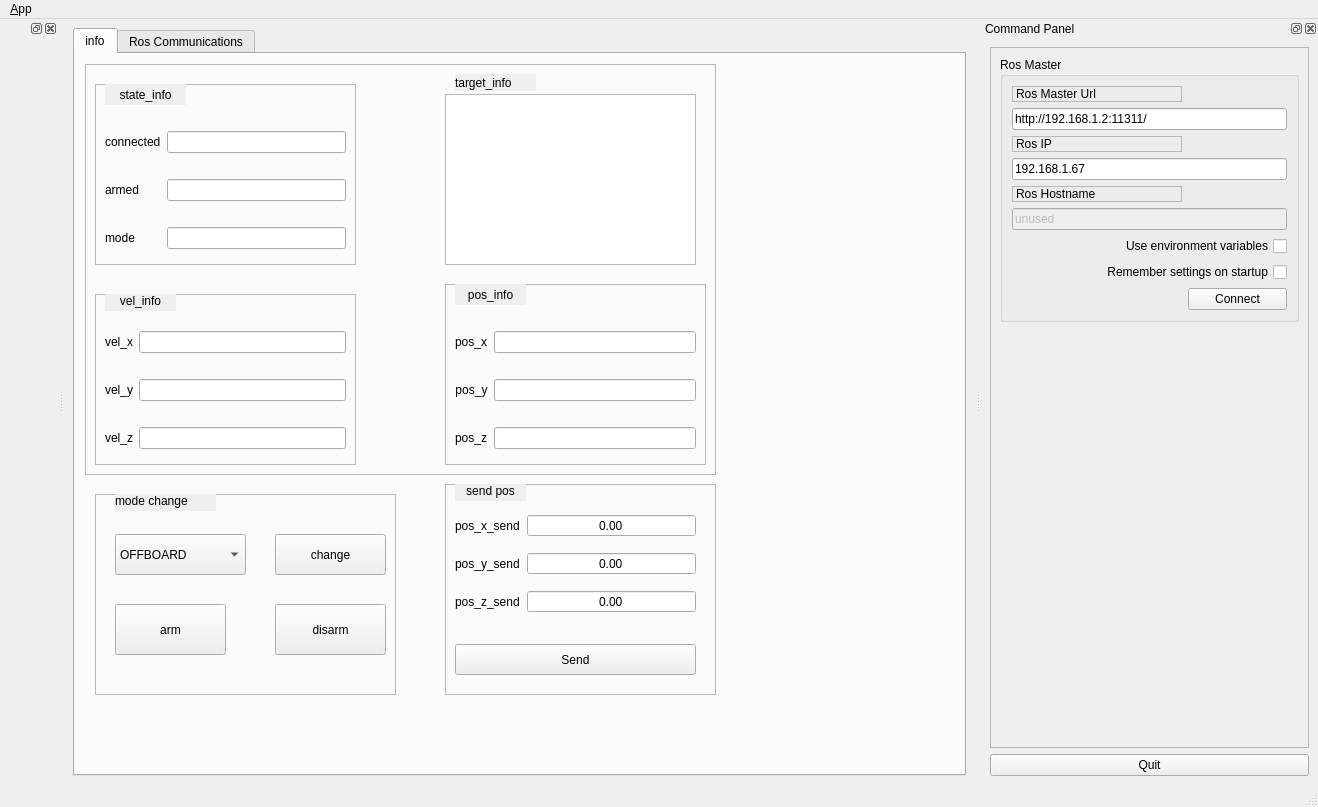
<?xml version="1.0" encoding="UTF-8"?>
<ui version="4.0">
 <class>MainWindowDesign</class>
 <widget class="QMainWindow" name="MainWindowDesign">
  <property name="geometry">
   <rect>
    <x>0</x>
    <y>0</y>
    <width>1318</width>
    <height>807</height>
   </rect>
  </property>
  <property name="windowTitle">
   <string>QRosApp</string>
  </property>
  <property name="windowIcon">
   <iconset>
    <normaloff>:/images/icon.png</normaloff>:/images/icon.png</iconset>
  </property>
  <property name="locale">
   <locale language="English" country="Australia"/>
  </property>
  <widget class="QWidget" name="centralwidget">
   <layout class="QHBoxLayout">
    <item>
     <widget class="QTabWidget" name="tab_manager">
      <property name="minimumSize">
       <size>
        <width>100</width>
        <height>0</height>
       </size>
      </property>
      <property name="locale">
       <locale language="English" country="Australia"/>
      </property>
      <property name="currentIndex">
       <number>0</number>
      </property>
      <widget class="QWidget" name="tab">
       <attribute name="title">
        <string>info</string>
       </attribute>
       <widget class="QFrame" name="frame_2">
        <property name="geometry">
         <rect>
          <x>10</x>
          <y>10</y>
          <width>631</width>
          <height>411</height>
         </rect>
        </property>
        <property name="frameShape">
         <enum>QFrame::StyledPanel</enum>
        </property>
        <property name="frameShadow">
         <enum>QFrame::Raised</enum>
        </property>
        <widget class="QFrame" name="frame_3">
         <property name="geometry">
          <rect>
           <x>360</x>
           <y>220</y>
           <width>261</width>
           <height>181</height>
          </rect>
         </property>
         <property name="frameShape">
          <enum>QFrame::StyledPanel</enum>
         </property>
         <widget class="QWidget" name="formLayoutWidget_2">
          <property name="geometry">
           <rect>
            <x>10</x>
            <y>30</y>
            <width>241</width>
            <height>151</height>
           </rect>
          </property>
          <layout class="QFormLayout" name="formLayout_2">
           <property name="fieldGrowthPolicy">
            <enum>QFormLayout::AllNonFixedFieldsGrow</enum>
           </property>
           <property name="rowWrapPolicy">
            <enum>QFormLayout::DontWrapRows</enum>
           </property>
           <property name="labelAlignment">
            <set>Qt::AlignJustify|Qt::AlignVCenter</set>
           </property>
           <property name="formAlignment">
            <set>Qt::AlignCenter</set>
           </property>
           <property name="horizontalSpacing">
            <number>6</number>
           </property>
           <property name="verticalSpacing">
            <number>26</number>
           </property>
           <item row="0" column="0">
            <widget class="QLabel" name="label_7">
             <property name="text">
              <string>pos_x</string>
             </property>
            </widget>
           </item>
           <item row="0" column="1">
            <widget class="QLineEdit" name="line_pos_x">
             <property name="alignment">
              <set>Qt::AlignCenter</set>
             </property>
             <property name="readOnly">
              <bool>true</bool>
             </property>
            </widget>
           </item>
           <item row="1" column="0">
            <widget class="QLabel" name="label_8">
             <property name="text">
              <string>pos_y</string>
             </property>
             <property name="alignment">
              <set>Qt::AlignCenter</set>
             </property>
            </widget>
           </item>
           <item row="1" column="1">
            <widget class="QLineEdit" name="line_pos_y">
             <property name="alignment">
              <set>Qt::AlignCenter</set>
             </property>
             <property name="readOnly">
              <bool>true</bool>
             </property>
            </widget>
           </item>
           <item row="2" column="0">
            <widget class="QLabel" name="label_9">
             <property name="text">
              <string>pos_z</string>
             </property>
            </widget>
           </item>
           <item row="2" column="1">
            <widget class="QLineEdit" name="line_pos_z">
             <property name="alignment">
              <set>Qt::AlignCenter</set>
             </property>
             <property name="readOnly">
              <bool>true</bool>
             </property>
            </widget>
           </item>
          </layout>
         </widget>
         <widget class="QLabel" name="label_19">
          <property name="geometry">
           <rect>
            <x>10</x>
            <y>0</y>
            <width>71</width>
            <height>21</height>
           </rect>
          </property>
          <property name="autoFillBackground">
           <bool>true</bool>
          </property>
          <property name="text">
           <string>pos_info</string>
          </property>
          <property name="alignment">
           <set>Qt::AlignCenter</set>
          </property>
         </widget>
        </widget>
        <widget class="QFrame" name="frame_4">
         <property name="geometry">
          <rect>
           <x>10</x>
           <y>20</y>
           <width>261</width>
           <height>181</height>
          </rect>
         </property>
         <property name="frameShape">
          <enum>QFrame::StyledPanel</enum>
         </property>
         <widget class="QWidget" name="formLayoutWidget_3">
          <property name="geometry">
           <rect>
            <x>10</x>
            <y>30</y>
            <width>241</width>
            <height>151</height>
           </rect>
          </property>
          <layout class="QFormLayout" name="formLayout_3">
           <property name="fieldGrowthPolicy">
            <enum>QFormLayout::AllNonFixedFieldsGrow</enum>
           </property>
           <property name="rowWrapPolicy">
            <enum>QFormLayout::DontWrapRows</enum>
           </property>
           <property name="labelAlignment">
            <set>Qt::AlignJustify|Qt::AlignVCenter</set>
           </property>
           <property name="formAlignment">
            <set>Qt::AlignCenter</set>
           </property>
           <property name="horizontalSpacing">
            <number>6</number>
           </property>
           <property name="verticalSpacing">
            <number>26</number>
           </property>
           <item row="0" column="0">
            <widget class="QLabel" name="label_10">
             <property name="text">
              <string>connected</string>
             </property>
            </widget>
           </item>
           <item row="0" column="1">
            <widget class="QLineEdit" name="line_connected">
             <property name="alignment">
              <set>Qt::AlignCenter</set>
             </property>
             <property name="readOnly">
              <bool>true</bool>
             </property>
            </widget>
           </item>
           <item row="1" column="0">
            <widget class="QLabel" name="label_11">
             <property name="text">
              <string>armed</string>
             </property>
             <property name="alignment">
              <set>Qt::AlignCenter</set>
             </property>
            </widget>
           </item>
           <item row="1" column="1">
            <widget class="QLineEdit" name="line_armed">
             <property name="alignment">
              <set>Qt::AlignCenter</set>
             </property>
             <property name="readOnly">
              <bool>true</bool>
             </property>
            </widget>
           </item>
           <item row="2" column="0">
            <widget class="QLabel" name="label_12">
             <property name="text">
              <string>mode</string>
             </property>
            </widget>
           </item>
           <item row="2" column="1">
            <widget class="QLineEdit" name="line_mode">
             <property name="alignment">
              <set>Qt::AlignCenter</set>
             </property>
             <property name="readOnly">
              <bool>true</bool>
             </property>
            </widget>
           </item>
          </layout>
         </widget>
         <widget class="QLabel" name="label_20">
          <property name="geometry">
           <rect>
            <x>10</x>
            <y>0</y>
            <width>81</width>
            <height>21</height>
           </rect>
          </property>
          <property name="autoFillBackground">
           <bool>true</bool>
          </property>
          <property name="text">
           <string>state_info</string>
          </property>
          <property name="alignment">
           <set>Qt::AlignCenter</set>
          </property>
         </widget>
        </widget>
        <widget class="QFrame" name="frame_5">
         <property name="geometry">
          <rect>
           <x>10</x>
           <y>230</y>
           <width>261</width>
           <height>171</height>
          </rect>
         </property>
         <property name="frameShape">
          <enum>QFrame::StyledPanel</enum>
         </property>
         <property name="frameShadow">
          <enum>QFrame::Raised</enum>
         </property>
         <widget class="QWidget" name="formLayoutWidget">
          <property name="geometry">
           <rect>
            <x>10</x>
            <y>20</y>
            <width>241</width>
            <height>151</height>
           </rect>
          </property>
          <layout class="QFormLayout" name="formLayout">
           <property name="fieldGrowthPolicy">
            <enum>QFormLayout::AllNonFixedFieldsGrow</enum>
           </property>
           <property name="rowWrapPolicy">
            <enum>QFormLayout::DontWrapRows</enum>
           </property>
           <property name="labelAlignment">
            <set>Qt::AlignJustify|Qt::AlignVCenter</set>
           </property>
           <property name="formAlignment">
            <set>Qt::AlignCenter</set>
           </property>
           <property name="horizontalSpacing">
            <number>6</number>
           </property>
           <property name="verticalSpacing">
            <number>26</number>
           </property>
           <item row="0" column="0">
            <widget class="QLabel" name="label_4">
             <property name="text">
              <string>vel_x</string>
             </property>
            </widget>
           </item>
           <item row="0" column="1">
            <widget class="QLineEdit" name="line_vel_x">
             <property name="alignment">
              <set>Qt::AlignCenter</set>
             </property>
             <property name="readOnly">
              <bool>true</bool>
             </property>
            </widget>
           </item>
           <item row="1" column="0">
            <widget class="QLabel" name="label_5">
             <property name="text">
              <string>vel_y</string>
             </property>
             <property name="alignment">
              <set>Qt::AlignCenter</set>
             </property>
            </widget>
           </item>
           <item row="1" column="1">
            <widget class="QLineEdit" name="line_vel_y">
             <property name="alignment">
              <set>Qt::AlignCenter</set>
             </property>
             <property name="readOnly">
              <bool>true</bool>
             </property>
            </widget>
           </item>
           <item row="2" column="0">
            <widget class="QLabel" name="label_6">
             <property name="text">
              <string>vel_z</string>
             </property>
            </widget>
           </item>
           <item row="2" column="1">
            <widget class="QLineEdit" name="line_vel_z">
             <property name="alignment">
              <set>Qt::AlignCenter</set>
             </property>
             <property name="readOnly">
              <bool>true</bool>
             </property>
            </widget>
           </item>
          </layout>
         </widget>
         <widget class="QLabel" name="label_18">
          <property name="geometry">
           <rect>
            <x>10</x>
            <y>-4</y>
            <width>71</width>
            <height>21</height>
           </rect>
          </property>
          <property name="autoFillBackground">
           <bool>true</bool>
          </property>
          <property name="text">
           <string>vel_info</string>
          </property>
          <property name="alignment">
           <set>Qt::AlignCenter</set>
          </property>
         </widget>
        </widget>
        <widget class="QTextEdit" name="text_target_info">
         <property name="geometry">
          <rect>
           <x>360</x>
           <y>30</y>
           <width>251</width>
           <height>171</height>
          </rect>
         </property>
         <property name="font">
          <font>
           <family>Umpush</family>
           <pointsize>14</pointsize>
          </font>
         </property>
         <property name="readOnly">
          <bool>true</bool>
         </property>
        </widget>
        <widget class="QLabel" name="label_21">
         <property name="geometry">
          <rect>
           <x>370</x>
           <y>10</y>
           <width>81</width>
           <height>17</height>
          </rect>
         </property>
         <property name="autoFillBackground">
          <bool>true</bool>
         </property>
         <property name="text">
          <string>target_info</string>
         </property>
        </widget>
       </widget>
       <widget class="QFrame" name="frame_3">
        <property name="geometry">
         <rect>
          <x>370</x>
          <y>430</y>
          <width>271</width>
          <height>211</height>
         </rect>
        </property>
        <property name="frameShape">
         <enum>QFrame::StyledPanel</enum>
        </property>
        <property name="frameShadow">
         <enum>QFrame::Raised</enum>
        </property>
        <widget class="QLabel" name="label_13">
         <property name="geometry">
          <rect>
           <x>10</x>
           <y>-4</y>
           <width>71</width>
           <height>21</height>
          </rect>
         </property>
         <property name="autoFillBackground">
          <bool>true</bool>
         </property>
         <property name="text">
          <string>send pos</string>
         </property>
         <property name="alignment">
          <set>Qt::AlignCenter</set>
         </property>
        </widget>
        <widget class="QWidget" name="formLayoutWidget_4">
         <property name="geometry">
          <rect>
           <x>10</x>
           <y>30</y>
           <width>241</width>
           <height>121</height>
          </rect>
         </property>
         <layout class="QFormLayout" name="formLayout_4">
          <property name="horizontalSpacing">
           <number>7</number>
          </property>
          <property name="verticalSpacing">
           <number>15</number>
          </property>
          <item row="0" column="0">
           <widget class="QLabel" name="label_14">
            <property name="text">
             <string>pos_x_send</string>
            </property>
           </widget>
          </item>
          <item row="1" column="0">
           <widget class="QLabel" name="label_15">
            <property name="text">
             <string>pos_y_send</string>
            </property>
           </widget>
          </item>
          <item row="0" column="1">
           <widget class="QDoubleSpinBox" name="spinbox_pos_x">
            <property name="alignment">
             <set>Qt::AlignCenter</set>
            </property>
            <property name="buttonSymbols">
             <enum>QAbstractSpinBox::NoButtons</enum>
            </property>
            <property name="minimum">
             <double>-99.000000000000000</double>
            </property>
           </widget>
          </item>
          <item row="1" column="1">
           <widget class="QDoubleSpinBox" name="spinbox_pos_y">
            <property name="alignment">
             <set>Qt::AlignCenter</set>
            </property>
            <property name="buttonSymbols">
             <enum>QAbstractSpinBox::NoButtons</enum>
            </property>
            <property name="minimum">
             <double>-99.000000000000000</double>
            </property>
           </widget>
          </item>
          <item row="2" column="1">
           <widget class="QDoubleSpinBox" name="spinbox_pos_z">
            <property name="alignment">
             <set>Qt::AlignCenter</set>
            </property>
            <property name="buttonSymbols">
             <enum>QAbstractSpinBox::NoButtons</enum>
            </property>
            <property name="minimum">
             <double>-99.000000000000000</double>
            </property>
           </widget>
          </item>
          <item row="2" column="0">
           <widget class="QLabel" name="label_16">
            <property name="text">
             <string>pos_z_send</string>
            </property>
           </widget>
          </item>
         </layout>
        </widget>
        <widget class="QPushButton" name="button_control_send_pos">
         <property name="geometry">
          <rect>
           <x>10</x>
           <y>160</y>
           <width>241</width>
           <height>31</height>
          </rect>
         </property>
         <property name="text">
          <string>Send</string>
         </property>
        </widget>
       </widget>
       <widget class="QFrame" name="frame_4">
        <property name="geometry">
         <rect>
          <x>20</x>
          <y>440</y>
          <width>301</width>
          <height>201</height>
         </rect>
        </property>
        <property name="frameShape">
         <enum>QFrame::StyledPanel</enum>
        </property>
        <property name="frameShadow">
         <enum>QFrame::Raised</enum>
        </property>
        <widget class="QPushButton" name="button_arm">
         <property name="geometry">
          <rect>
           <x>20</x>
           <y>110</y>
           <width>111</width>
           <height>51</height>
          </rect>
         </property>
         <property name="text">
          <string>arm</string>
         </property>
        </widget>
        <widget class="QComboBox" name="combox_mode_change">
         <property name="geometry">
          <rect>
           <x>20</x>
           <y>40</y>
           <width>131</width>
           <height>41</height>
          </rect>
         </property>
         <item>
          <property name="text">
           <string>OFFBOARD</string>
          </property>
         </item>
         <item>
          <property name="text">
           <string>AUTO.LOITER</string>
          </property>
         </item>
         <item>
          <property name="text">
           <string>AUTO.LAND</string>
          </property>
         </item>
         <item>
          <property name="text">
           <string>RETURN</string>
          </property>
         </item>
         <item>
          <property name="text">
           <string>AUTO.TAKEOFF</string>
          </property>
         </item>
         <item>
          <property name="text">
           <string>MANUAL</string>
          </property>
         </item>
        </widget>
        <widget class="QPushButton" name="button_mode_change">
         <property name="geometry">
          <rect>
           <x>180</x>
           <y>40</y>
           <width>111</width>
           <height>41</height>
          </rect>
         </property>
         <property name="text">
          <string>change</string>
         </property>
        </widget>
        <widget class="QLabel" name="label_17">
         <property name="geometry">
          <rect>
           <x>20</x>
           <y>-3</y>
           <width>101</width>
           <height>20</height>
          </rect>
         </property>
         <property name="autoFillBackground">
          <bool>true</bool>
         </property>
         <property name="text">
          <string>mode change</string>
         </property>
        </widget>
        <widget class="QPushButton" name="button_disarm">
         <property name="geometry">
          <rect>
           <x>180</x>
           <y>110</y>
           <width>111</width>
           <height>51</height>
          </rect>
         </property>
         <property name="text">
          <string>disarm</string>
         </property>
        </widget>
       </widget>
      </widget>
      <widget class="QWidget" name="tab_status">
       <attribute name="title">
        <string>Ros Communications</string>
       </attribute>
       <layout class="QVBoxLayout" name="verticalLayout_2">
        <item>
         <widget class="QGroupBox" name="groupBox_12">
          <property name="sizePolicy">
           <sizepolicy hsizetype="MinimumExpanding" vsizetype="Preferred">
            <horstretch>0</horstretch>
            <verstretch>0</verstretch>
           </sizepolicy>
          </property>
          <property name="title">
           <string>Logging</string>
          </property>
          <layout class="QGridLayout" name="gridLayout_3">
           <item row="0" column="0">
            <widget class="QListView" name="view_logging"/>
           </item>
          </layout>
         </widget>
        </item>
       </layout>
      </widget>
     </widget>
    </item>
   </layout>
  </widget>
  <widget class="QMenuBar" name="menubar">
   <property name="geometry">
    <rect>
     <x>0</x>
     <y>0</y>
     <width>1318</width>
     <height>28</height>
    </rect>
   </property>
   <widget class="QMenu" name="menu_File">
    <property name="title">
     <string>&amp;App</string>
    </property>
    <addaction name="action_Preferences"/>
    <addaction name="separator"/>
    <addaction name="actionAbout"/>
    <addaction name="actionAbout_Qt"/>
    <addaction name="separator"/>
    <addaction name="action_Quit"/>
   </widget>
   <addaction name="menu_File"/>
  </widget>
  <widget class="QStatusBar" name="statusbar"/>
  <widget class="QDockWidget" name="dock_status">
   <property name="enabled">
    <bool>true</bool>
   </property>
   <property name="sizePolicy">
    <sizepolicy hsizetype="Minimum" vsizetype="Preferred">
     <horstretch>0</horstretch>
     <verstretch>0</verstretch>
    </sizepolicy>
   </property>
   <property name="minimumSize">
    <size>
     <width>337</width>
     <height>389</height>
    </size>
   </property>
   <property name="floating">
    <bool>false</bool>
   </property>
   <property name="features">
    <set>QDockWidget::AllDockWidgetFeatures</set>
   </property>
   <property name="allowedAreas">
    <set>Qt::LeftDockWidgetArea|Qt::RightDockWidgetArea</set>
   </property>
   <property name="windowTitle">
    <string>Command Panel</string>
   </property>
   <attribute name="dockWidgetArea">
    <number>2</number>
   </attribute>
   <widget class="QWidget" name="dockWidgetContents_2">
    <layout class="QVBoxLayout" name="verticalLayout">
     <item>
      <widget class="QFrame" name="frame">
       <property name="sizePolicy">
        <sizepolicy hsizetype="Minimum" vsizetype="Preferred">
         <horstretch>0</horstretch>
         <verstretch>0</verstretch>
        </sizepolicy>
       </property>
       <property name="frameShape">
        <enum>QFrame::StyledPanel</enum>
       </property>
       <property name="frameShadow">
        <enum>QFrame::Raised</enum>
       </property>
       <layout class="QVBoxLayout" name="verticalLayout_3">
        <item>
         <widget class="QGroupBox" name="groupBox">
          <property name="title">
           <string>Ros Master</string>
          </property>
          <layout class="QGridLayout" name="gridLayout">
           <item row="0" column="0">
            <widget class="QLabel" name="label">
             <property name="frameShape">
              <enum>QFrame::StyledPanel</enum>
             </property>
             <property name="frameShadow">
              <enum>QFrame::Raised</enum>
             </property>
             <property name="text">
              <string>Ros Master Url</string>
             </property>
            </widget>
           </item>
           <item row="1" column="0" colspan="2">
            <widget class="QLineEdit" name="line_edit_master">
             <property name="text">
              <string>http://192.168.1.2:11311/</string>
             </property>
            </widget>
           </item>
           <item row="2" column="0">
            <widget class="QLabel" name="label_2">
             <property name="frameShape">
              <enum>QFrame::StyledPanel</enum>
             </property>
             <property name="frameShadow">
              <enum>QFrame::Raised</enum>
             </property>
             <property name="text">
              <string>Ros IP</string>
             </property>
            </widget>
           </item>
           <item row="3" column="0" colspan="2">
            <widget class="QLineEdit" name="line_edit_host">
             <property name="text">
              <string>192.168.1.67</string>
             </property>
            </widget>
           </item>
           <item row="4" column="0">
            <widget class="QLabel" name="label_3">
             <property name="frameShape">
              <enum>QFrame::StyledPanel</enum>
             </property>
             <property name="frameShadow">
              <enum>QFrame::Raised</enum>
             </property>
             <property name="text">
              <string>Ros Hostname</string>
             </property>
            </widget>
           </item>
           <item row="5" column="0" colspan="2">
            <widget class="QLineEdit" name="line_edit_topic">
             <property name="enabled">
              <bool>false</bool>
             </property>
             <property name="text">
              <string>unused</string>
             </property>
            </widget>
           </item>
           <item row="6" column="0" colspan="2">
            <widget class="QCheckBox" name="checkbox_use_environment">
             <property name="layoutDirection">
              <enum>Qt::RightToLeft</enum>
             </property>
             <property name="text">
              <string>Use environment variables</string>
             </property>
            </widget>
           </item>
           <item row="7" column="0" colspan="2">
            <widget class="QCheckBox" name="checkbox_remember_settings">
             <property name="layoutDirection">
              <enum>Qt::RightToLeft</enum>
             </property>
             <property name="text">
              <string>Remember settings on startup</string>
             </property>
            </widget>
           </item>
           <item row="8" column="0">
            <spacer name="horizontalSpacer">
             <property name="orientation">
              <enum>Qt::Horizontal</enum>
             </property>
             <property name="sizeHint" stdset="0">
              <size>
               <width>170</width>
               <height>21</height>
              </size>
             </property>
            </spacer>
           </item>
           <item row="8" column="1">
            <widget class="QPushButton" name="button_connect">
             <property name="enabled">
              <bool>true</bool>
             </property>
             <property name="sizePolicy">
              <sizepolicy hsizetype="MinimumExpanding" vsizetype="Fixed">
               <horstretch>0</horstretch>
               <verstretch>0</verstretch>
              </sizepolicy>
             </property>
             <property name="toolTip">
              <string>Set the target to the current joint trajectory state.</string>
             </property>
             <property name="statusTip">
              <string>Clear all waypoints and set the target to the current joint trajectory state.</string>
             </property>
             <property name="text">
              <string>Connect</string>
             </property>
            </widget>
           </item>
          </layout>
         </widget>
        </item>
        <item>
         <spacer name="verticalSpacer_3">
          <property name="orientation">
           <enum>Qt::Vertical</enum>
          </property>
          <property name="sizeHint" stdset="0">
           <size>
            <width>20</width>
            <height>233</height>
           </size>
          </property>
         </spacer>
        </item>
       </layout>
      </widget>
     </item>
     <item>
      <widget class="QPushButton" name="quit_button">
       <property name="sizePolicy">
        <sizepolicy hsizetype="MinimumExpanding" vsizetype="Fixed">
         <horstretch>0</horstretch>
         <verstretch>0</verstretch>
        </sizepolicy>
       </property>
       <property name="text">
        <string>Quit</string>
       </property>
      </widget>
     </item>
    </layout>
   </widget>
  </widget>
  <widget class="QDockWidget" name="dockWidget_2">
   <attribute name="dockWidgetArea">
    <number>1</number>
   </attribute>
   <widget class="QWidget" name="dockWidgetContents_3">
    <widget class="QLabel" name="label_frame">
     <property name="geometry">
      <rect>
       <x>10</x>
       <y>0</y>
       <width>301</width>
       <height>291</height>
      </rect>
     </property>
     <property name="text">
      <string/>
     </property>
    </widget>
   </widget>
  </widget>
  <action name="action_Quit">
   <property name="text">
    <string>&amp;Quit</string>
   </property>
   <property name="shortcut">
    <string>Ctrl+Q</string>
   </property>
   <property name="shortcutContext">
    <enum>Qt::ApplicationShortcut</enum>
   </property>
  </action>
  <action name="action_Preferences">
   <property name="text">
    <string>&amp;Preferences</string>
   </property>
  </action>
  <action name="actionAbout">
   <property name="text">
    <string>&amp;About</string>
   </property>
  </action>
  <action name="actionAbout_Qt">
   <property name="text">
    <string>About &amp;Qt</string>
   </property>
  </action>
 </widget>
 <resources/>
 <connections>
  <connection>
   <sender>action_Quit</sender>
   <signal>triggered()</signal>
   <receiver>MainWindowDesign</receiver>
   <slot>close()</slot>
   <hints>
    <hint type="sourcelabel">
     <x>-1</x>
     <y>-1</y>
    </hint>
    <hint type="destinationlabel">
     <x>399</x>
     <y>299</y>
    </hint>
   </hints>
  </connection>
  <connection>
   <sender>quit_button</sender>
   <signal>clicked()</signal>
   <receiver>MainWindowDesign</receiver>
   <slot>close()</slot>
   <hints>
    <hint type="sourcelabel">
     <x>1779</x>
     <y>929</y>
    </hint>
    <hint type="destinationlabel">
     <x>469</x>
     <y>299</y>
    </hint>
   </hints>
  </connection>
 </connections>
</ui>
